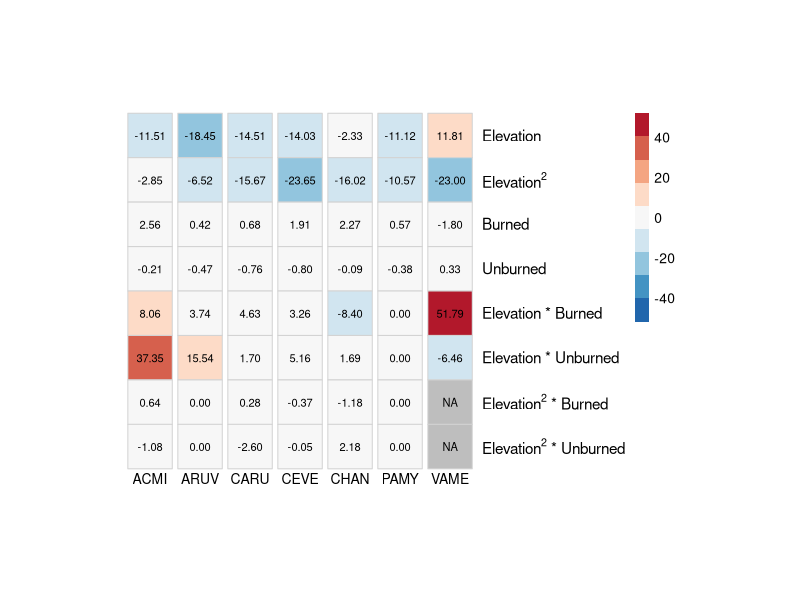
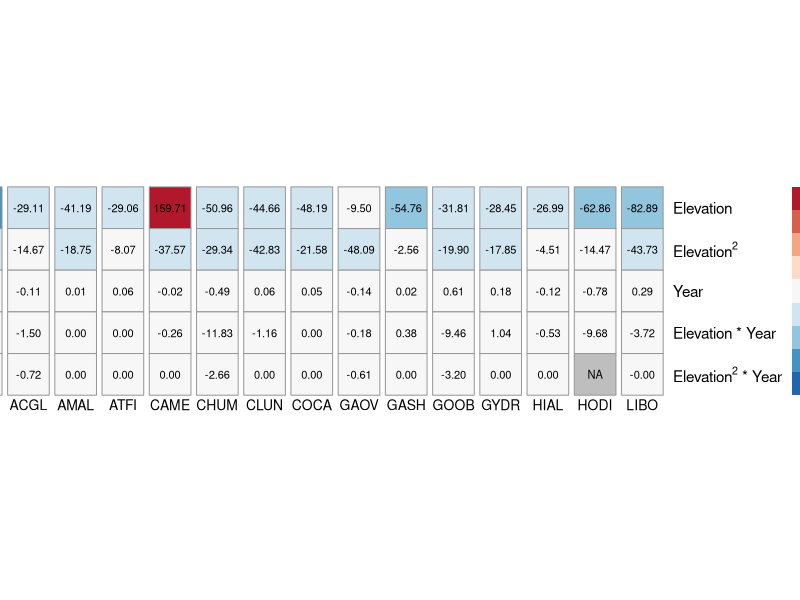
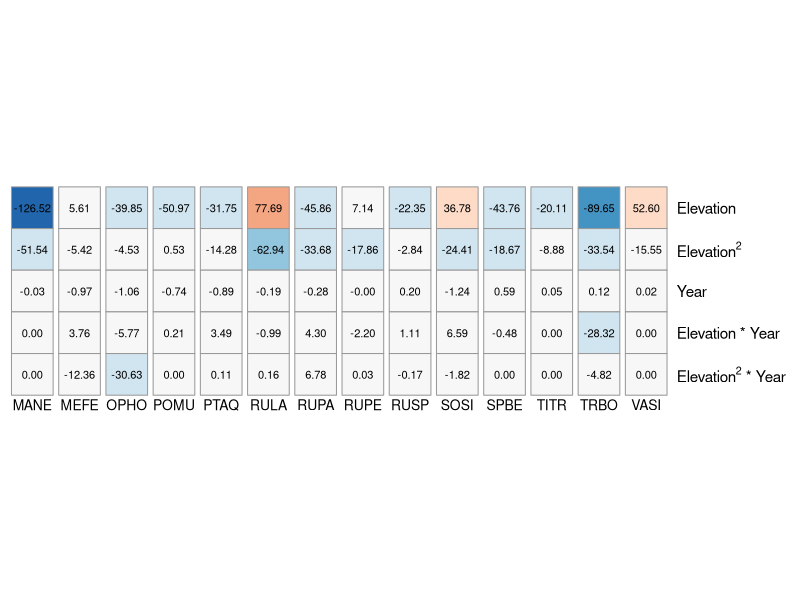
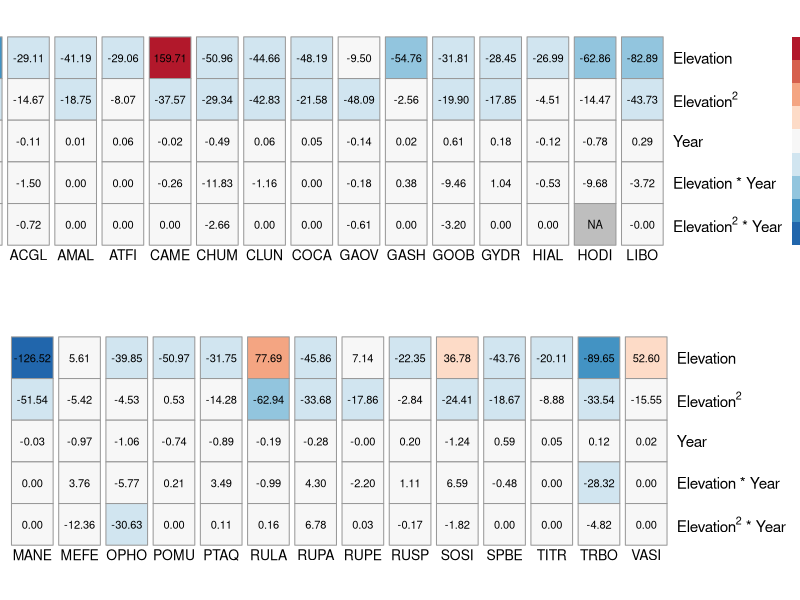
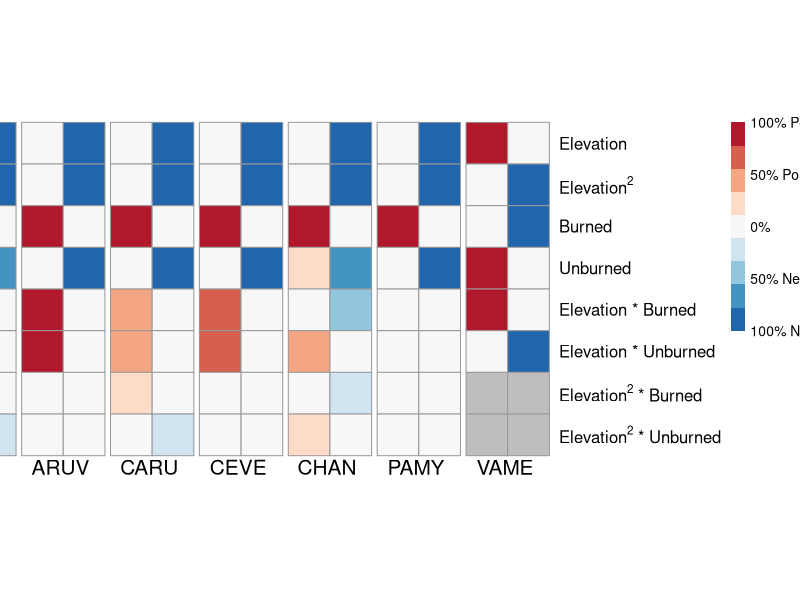
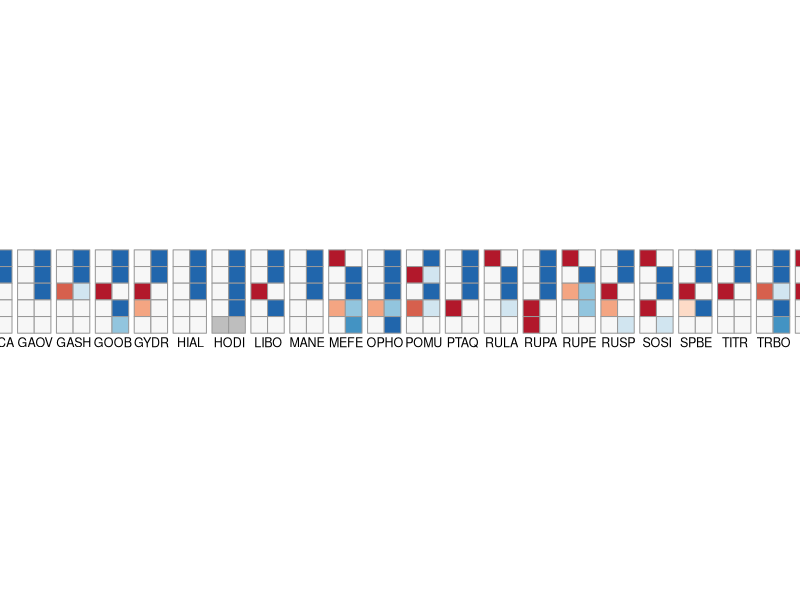

Here is the R script that generated these plots, in order:
# Created: Apr. 15, 2020
# Updated: May 10, 2021

# This script will be used to create 4 heatmaps:
# --> PART 1: The model-averaged coefficients
# --> PART 2: Percent +/- out of total datasets

# IMPORTANT NOTE: unless otherwise indicated, always use Understory_All.csv for these analyses as it is the ONLY file with up-to-date corrections.

# Packages needed:

library(tidyr)
library(RColorBrewer)
library(pheatmap)
library(grid)
library(gridExtra)

####### PART 1: AVERAGE AVERAGED COEFFICIENTS #########

## Step 1: Loading and tidying average coefficient data

coeff.ALLDAT <- read.csv("data/3b_new_coefficients.csv", header = TRUE)
coeff.ALLDAT[coeff.ALLDAT$Species == "EPAN", 1] <- paste("CHAN") # Correcting taxonomy issue
coeff.fire <- 
  coeff.ALLDAT[coeff.ALLDAT$Fire.Included == "Yes" & coeff.ALLDAT$Type == "Avg",
                               c(1:12, 16:21)]
coeff.nofire <- coeff.ALLDAT[coeff.ALLDAT$Fire.Included == "No" & coeff.ALLDAT$Type == "Avg",
                               c(1:12, 13:15)]

## Step 2: Look at FIRE data

# Step 2a: Tidy data

coeff.fire[is.na(coeff.fire)] <- 0 # Hard code absent coeffs as 0 before averaging
coeff.avg.fire <- aggregate(coeff.fire[c("Elevation.m", 
                                             "Elevation.m2", 
                                             "Resurvey.Burned.fi", 
                                             "Resurvey.Unburned.fi", 
                                             "Elevation.m.Res.Burn.fi", 
                                             "Elevation.m.Res.Unburn.fi",
                                             "Elevation.m2.Res.Burn.fi",
                                             "Elevation.m2.Res.Unburn.fi")], 
                            by = c(coeff.fire["Species"]), mean)

mat.fire <- as.matrix(t(subset(coeff.avg.fire, select = -Species)))
colnames(mat.fire) <- coeff.avg.fire$Species
mat.fire[c("Elevation.m2.Res.Burn.fi", "Elevation.m2.Res.Unburn.fi"), 
                grepl("VAME", colnames(mat.fire))] <- NA

# Step 2b: Creating FIRE vectors for visualization

col.pallette <- rev(brewer.pal(9, "RdBu"))
col.vector.fire <- c("      ACMI", "", "      ARUV", "", 
                     "      CARU", "", "      CEVE", "", 
                     "      CHAN", "", "      PAMY", "", "      VAME", "")
row.vector.fire <- c("Elevation", 
                     expression("Elevation" ^ 2), 
                     "Burned",
                     "Unburned",
                     "Elevation * Burned",
                     "Elevation * Unburned",
                     expression("Elevation" ^ 2 * " * Burned"), 
                     expression("Elevation" ^ 2 * " * Unburned")
)
col.breaks.fire <- c(1:ncol(mat.fire))
range <- max(abs(mat.fire), na.rm = TRUE)
my.breaks <- seq(-range, range, length.out = 10)

# Step 2c: Visualization of FIRE data

pheatmap(mat.fire,
         color = col.pallette,
         cellwidth = 32,
         cellheight = 32,
         cluster_rows = FALSE,
         cluster_cols = FALSE,
         border_color = "lightgrey",
         legend = TRUE,
         #legend_breaks = leg.label.breaks.fire,
         #legend_labels = leg.label.vector.fire,
         display_numbers = TRUE,
         number_color = "black",
         na_col = "grey",
         #gaps_row = c(1:nrow(mat.fire)),
         gaps_col = col.breaks.fire,
         labels_row = row.vector.fire,
         #labels_col = col.vector.fire,
         fontsize_row = 11,
         fontsize_col = 10,
         angle_col = 0,
         breaks = my.breaks
)

## Step 3: Look at NO FIRE data

# Step 3a: Tidy data

coeff.nofire[is.na(coeff.nofire)] <- 0 # Hard code absent coeffs as 0 before averaging
coeff.avg.nofire <- aggregate(coeff.nofire[c("Elevation.m", 
                                         "Elevation.m2", 
                                         "Data.Type.nofi", 
                                         "Data.Type.Elevation.m.nofi", 
                                         "Data.Type.Elevation.m2.nofi")], 
                            by = c(coeff.nofire["Species"]), mean)

mat.nofire <- as.matrix(t(subset(coeff.avg.nofire, select = -Species)))
colnames(mat.nofire) <- coeff.avg.nofire$Species
mat.nofire["Data.Type.Elevation.m2.nofi", 
           grepl("HODI", colnames(mat.nofire))] <- NA
mat.nofire.top <- mat.nofire[, c(1:15)] # Top half
mat.nofire.bot <- mat.nofire[, c(16:29)] # Bottom half

# Step 3b: Creating NO FIRE vectors for visualization

# Top half:

col.pallette <- rev(brewer.pal(9, "RdBu"))
col.vector.nofire.top <- c("      ACCI", "", "      ACGL", "", 
                       "      AMAL", "", "      ATFI", "", 
                       "      CAME", "", "      CHUM", "", 
                       "      CLUN", "", "      COCA", "",
                       "      GAOV", "", "      GASH", "",
                       "      GOOB", "", "      GYDR", "",
                       "      HIAL", "", "      HODI", "")
col.vector.nofire.bot <- c("      LIBO", "", "      MANE", "",
                           "      MEFE", "", "      OPHO", "",
                           "      POMU", "", "      PTAQ", "",
                           "      RULA", "", "      RUPA", "",
                           "      RUPE", "", "      RUSP", "",
                           "      SOSI", "", "      SPBE", "",
                           "      TITR", "", "      TRBO", "",
                           "      VASI", "")
row.vector.nofire <- c("Elevation", 
                       expression("Elevation" ^ 2), 
                       "Year",
                       "Elevation * Year",
                       expression("Elevation" ^ 2 * " * Year"))
col.breaks.nofire.top <- rep(1:ncol(mat.nofire.top))
col.breaks.nofire.bot <- rep(1:ncol(mat.nofire.bot))
range.nof <- max(abs(mat.nofire), na.rm = TRUE)
my.breaks <- seq(-range.nof, range.nof, length.out = 10)

# Step 3c: Visualization of NO FIRE data

no.fire.top <- pheatmap(mat.nofire.top,
         color = col.pallette,
         cellwidth = 30,
         cellheight = 30,
         cluster_rows = FALSE,
         cluster_cols = FALSE,
         legend = TRUE,
         #legend_breaks = leg.label.breaks.fire,
         #legend_labels = leg.label.vector.fire,
         display_numbers = TRUE,
         number_color = "black",
         na_col = "grey",
         #gaps_row = c(1:nrow(mat.fire)),
         gaps_col = col.breaks.nofire.top,
         labels_row = row.vector.nofire,
         #labels_col = col.vector.fire,
         fontsize_row = 11,
         fontsize_col = 10,
         angle_col = 0,
         breaks = my.breaks
)

no.fire.bot <- pheatmap(mat.nofire.bot,
                        color = col.pallette,
                        cellwidth = 30,
                        cellheight = 30,
                        cluster_rows = FALSE,
                        cluster_cols = FALSE,
                        legend = FALSE,
                        #legend_breaks = leg.label.breaks.fire,
                        #legend_labels = leg.label.vector.fire,
                        display_numbers = TRUE,
                        number_color = "black",
                        na_col = "grey",
                        #gaps_row = c(1:nrow(mat.fire)),
                        gaps_col = col.breaks.nofire.bot,
                        labels_row = row.vector.nofire,
                        #labels_col = col.vector.fire,
                        fontsize_row = 11,
                        fontsize_col = 10,
                        angle_col = 0,
                        breaks = my.breaks
)

all.heatmaps <- list(no.fire.top[[4]], no.fire.bot[[4]])
for.plotting <- do.call(grid.arrange, all.heatmaps)
for.plotting


######### PART 2: Percentage of + vs - coefficients out of total datasets #########

## Step 1: Loading data

perc.fire <- read.csv("data/4_pres_coefficients_percent_fire.csv", header = TRUE)
perc.fire[perc.fire$Species == "EPAN", 1] <- paste("CHAN") # Correcting taxonomy issue
perc.nofire <- read.csv("data/4_pres_coefficients_percent_NOfire.csv", header = TRUE)

## Step 2: Look at FIRE data

# Step 2a: Tidying FIRE data

mat.percfire.large <- t(subset(perc.fire, 
                               select = -c(Species, Fire.Included, Total.Sets, Effect)))
colnames(mat.percfire.large) <- paste(perc.fire$Species, perc.fire$Effect)
mat.percfire.sm <- mat.percfire.large[, !grepl(0, colnames(mat.percfire.large))]
mat.percfire.sm[, grepl("-", colnames(mat.percfire.sm))] <- 
  mat.percfire.sm[, grepl("-", colnames(mat.percfire.sm))] * -1
mat.percfire.sm[is.na(mat.percfire.sm)] <- 0
mat.percfire.sm[c("Elevation.m2.Res.Burn.fi", "Elevation.m2.Res.Unburn.fi"), 
                grepl("VAME", colnames(mat.percfire.sm))] <- NA

# If you need the order reversed
# mat.percfire.rev <- mat.percfire.sm[nrow(mat.percfire.sm):1,]

# Step 2b: Creating FIRE vectors for visualization

col.pallette <- rev(brewer.pal(9, "RdBu"))
col.vector.fire <- c("      ACMI", "", "      ARUV", "", 
                "      CARU", "", "      CEVE", "", 
                "      CHAN", "", "      PAMY", "", "      VAME", "")
row.vector.fire <- c("Elevation", 
              expression("Elevation" ^ 2), 
              "Burned",
              "Unburned",
              "Elevation * Burned",
              "Elevation * Unburned",
              expression("Elevation" ^ 2 * " * Burned"), 
              expression("Elevation" ^ 2 * " * Unburned")
              )
leg.label.breaks.fire <- c(-1, -0.5, 0, 0.5, 1)
leg.label.vector.fire <- c("100% Negative", "50% Negative", 
                           "0%", "50% Positive", "100% Positive")
col.breaks.fire <- c(2, 4, 6, 8, 10, 12, 14)

# Step 2c: Visualization of FIRE data

pheatmap(mat.percfire.sm,
         color = col.pallette,
         cellwidth = 30,
         cellheight = 30,
         cluster_rows = FALSE,
         cluster_cols = FALSE,
         legend = TRUE,
         legend_breaks = leg.label.breaks.fire,
         legend_labels = leg.label.vector.fire,
         # display_numbers = TRUE,
         number_color = "black",
         na_col = "grey",
         gaps_col = col.breaks.fire,
         labels_row = row.vector.fire,
         labels_col = col.vector.fire,
         fontsize_row = 12,
         fontsize_col = 15,
         angle_col = 0
         )
# grid.text(rep(c("+", "-"), length(levels(as.factor((perc.fire$Species))))),
   #       x = c(0.195, 0.22, 0.25, 0.27, 0.4, 0.41, 0.5, 0.51, 0.6, 0.61, 0.7, 0.71, 0.8, 0.81),
    #      y = rep(0.82, length(levels(as.factor((perc.fire$Species))))), 
   #       gp = gpar(fontsize=15))

## Step 3: Look at NO FIRE data

# Step 3a: Tidying NO FIRE data

mat.percnofire.large <- t(subset(perc.nofire, 
                                 select = -c(Species, Fire.Included, Total.Sets, Effect)))
colnames(mat.percnofire.large) <- paste(perc.nofire$Species, perc.nofire$Effect)
mat.percnofire.sm <- mat.percnofire.large[, !grepl(0, colnames(mat.percnofire.large))]
mat.percnofire.sm[, grepl("-", colnames(mat.percnofire.sm))] <- 
  mat.percnofire.sm[, grepl("-", colnames(mat.percnofire.sm))] * -1
mat.percnofire.sm[is.na(mat.percnofire.sm)] <- 0
mat.percnofire.sm["Data.Type.Elevation.m2.nofi", 
                  grepl("HODI", colnames(mat.percnofire.sm))] <- NA
mat.percnofire.top <- mat.percnofire.sm[, c(1:30)] # Top half
mat.percnofire.bot <- mat.percnofire.sm[, c(31:58)] # Bottom half


# Step 3b: Creating NO FIRE vectors for visualization

col.pallette <- rev(brewer.pal(9, "RdBu"))
col.vector.nofire <- c("      ACCI", "", "      ACGL", "", 
                "      AMAL", "", "      ATFI", "", 
                "      CAME", "", "      CHUM", "", 
                "      CLUN", "", "      COCA", "",
                "      GAOV", "", "      GASH", "",
                "      GOOB", "", "      GYDR", "",
                "      HIAL", "", "      HODI", "",
                "      LIBO", "", "      MANE", "",
                "      MEFE", "", "      OPHO", "",
                "      POMU", "", "      PTAQ", "",
                "      RULA", "", "      RUPA", "",
                "      RUPE", "", "      RUSP", "",
                "      SOSI", "", "      SPBE", "",
                "      TITR", "", "      TRBO", "",
                "      VASI", "")
row.vector.nofire <- c("Elevation", 
                expression("Elevation" ^ 2), 
                "Year",
                "Elevation * Year",
                expression("Elevation" ^ 2 * " * Year"))
leg.label.breaks.nofire <- c(-1, -0.5, 0, 0.5, 1)
leg.label.vector.nofire <- c("100% Negative", "50% Negative", 
                             "0%", "50% Positive", "100% Positive")
col.breaks.nofire <- seq(2, ncol(mat.percnofire.sm), 2)

# Step 3c: Visualization of NO FIRE data

pheatmap(mat.percnofire.sm,
         color = col.pallette,
         cellwidth = 12,
         cellheight = 12,
         cluster_rows = FALSE,
         cluster_cols = FALSE,
         legend = TRUE,
         legend_breaks = leg.label.breaks.nofire,
         legend_labels = leg.label.vector.nofire,
         # display_numbers = TRUE,
         number_color = "black",
         na_col = "grey",
         gaps_col = col.breaks.nofire,
         labels_row = row.vector.nofire,
         labels_col = col.vector.nofire,
         fontsize_row = 11,
         fontsize_col = 9,
         angle_col = 0
)











# OLD: Visualization with heatmap() - base R

#heatmap(mat.percfire.PLOT, 
#        Rowv = NA, Colv = NA, scale = "none", col = col.pallette,
#        labRow = y.vector, labCol = "")
#legend(x = 0, y = 2, legend = c("+ 100%", "", "+ 50%", "", "0%", "", "- 50%", "", "- 100%"), 
#       fill = colorRampPalette(brewer.pal(9, "RdBu"))(9), 
#       border = "white", bty = "n", pt.cex = 3, y.intersp= 0.5)
#pos2 <- structure(list(x = c(0.17, 0.635), 
#                       y = c(-1.4, -1.4)),
#                  .Names = c("x", "y"))
#text(x = seq(pos2$x[1], pos2$x[2], len=7), y=rep(pos2$y[1], 7),
#    xpd=TRUE, adj = 0,
#     labels = x.vector, cex = 1.2)



